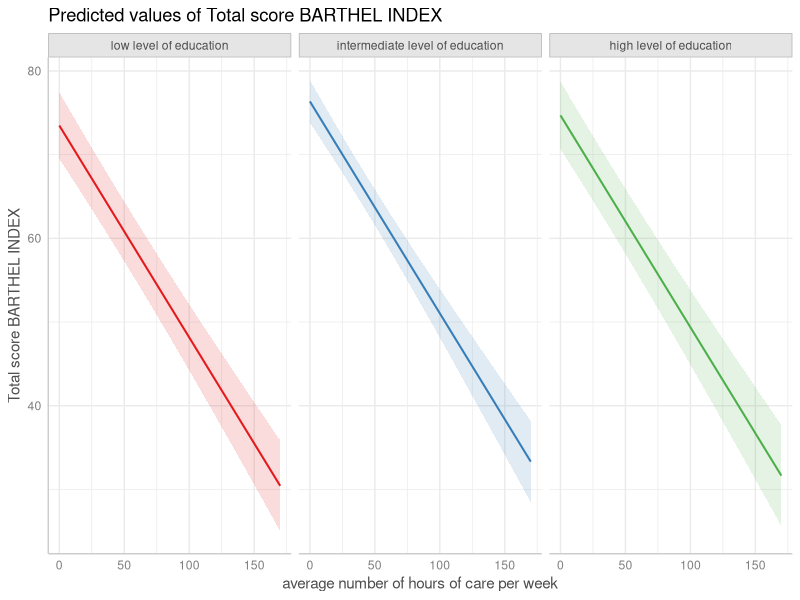
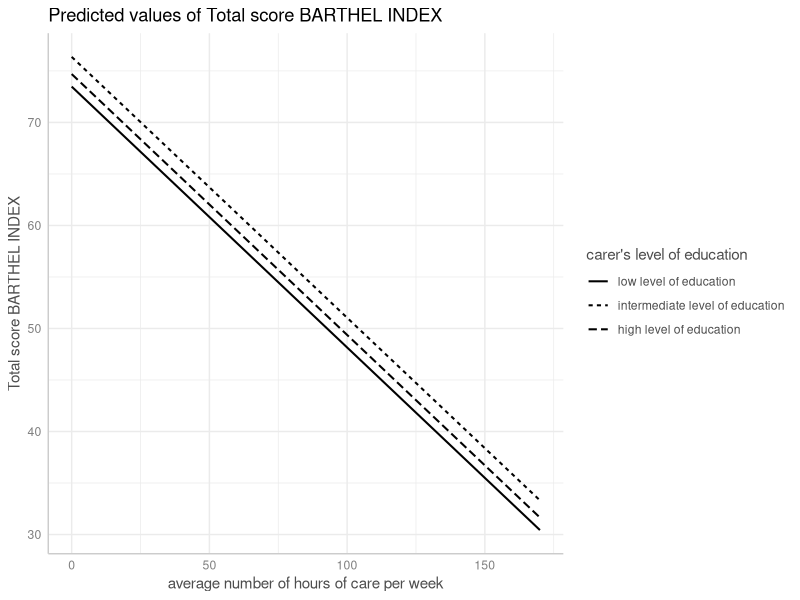
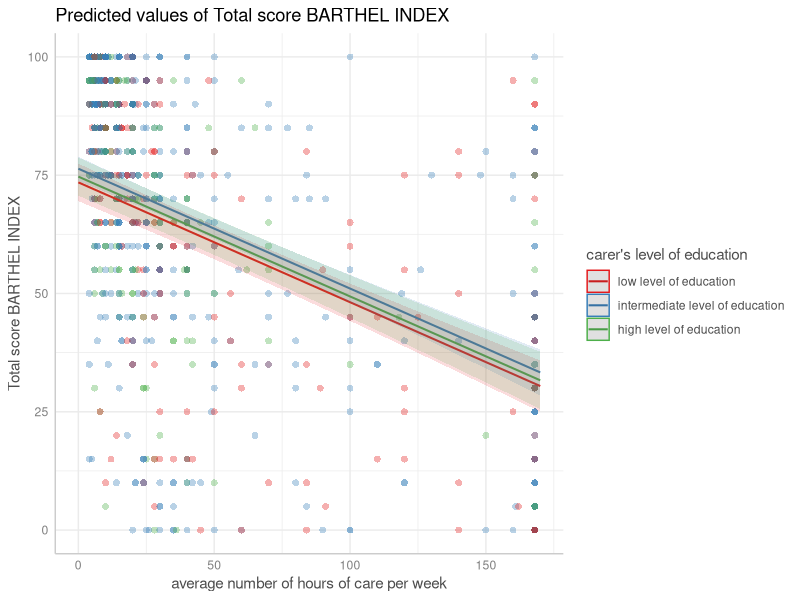
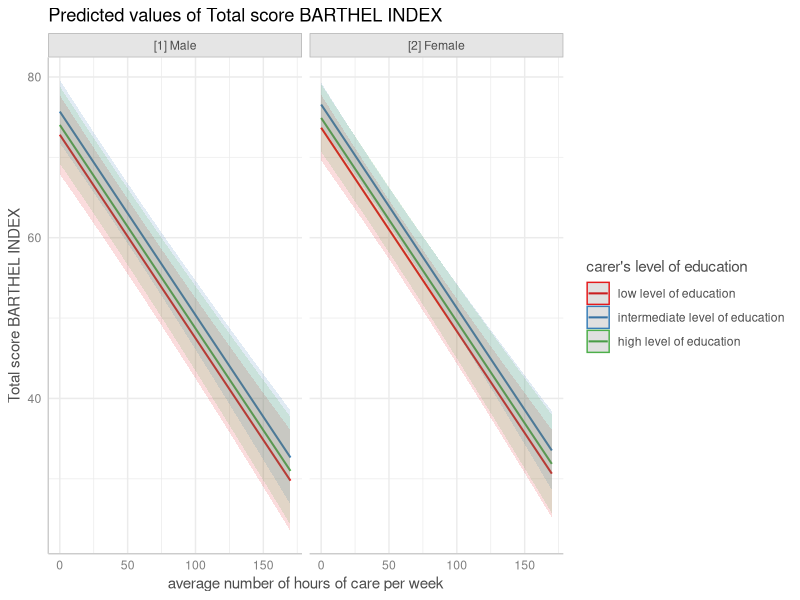
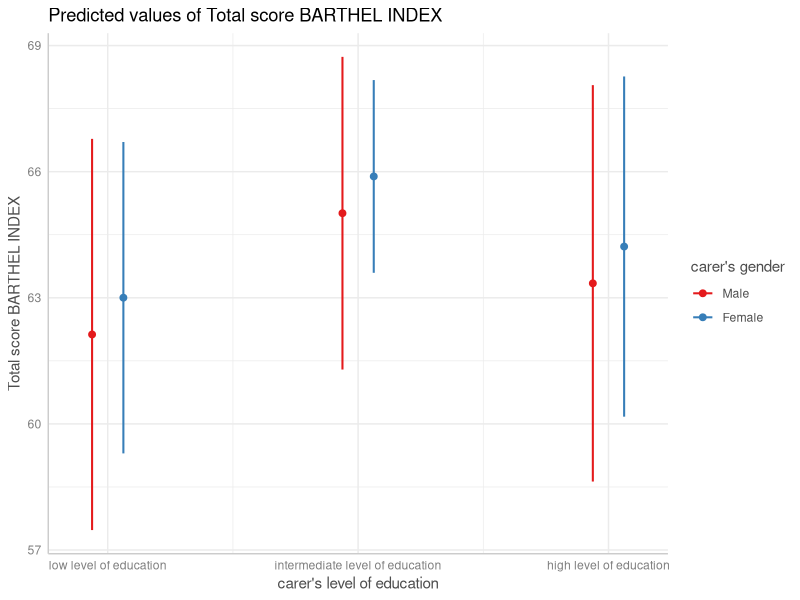
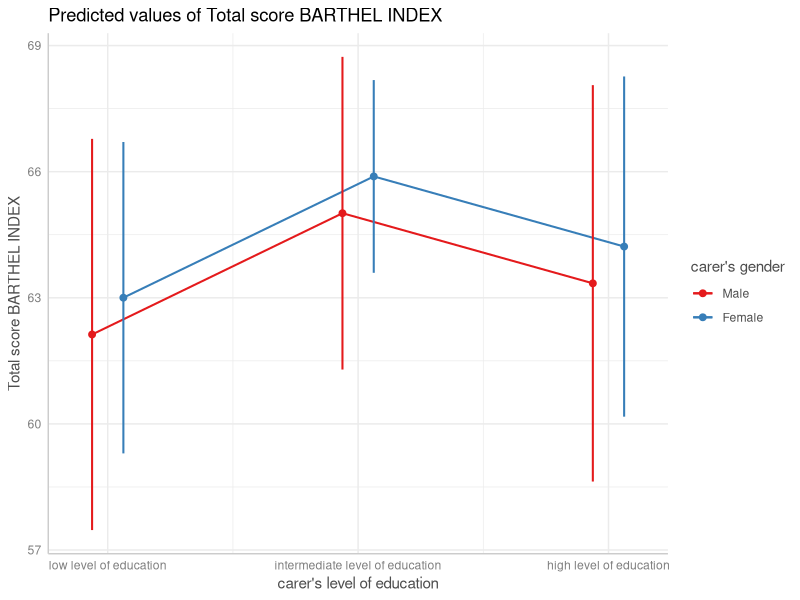
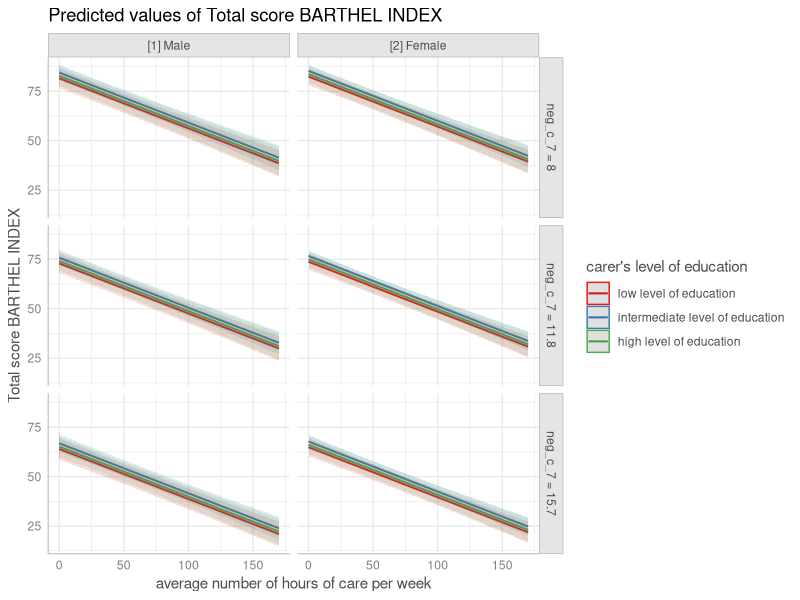
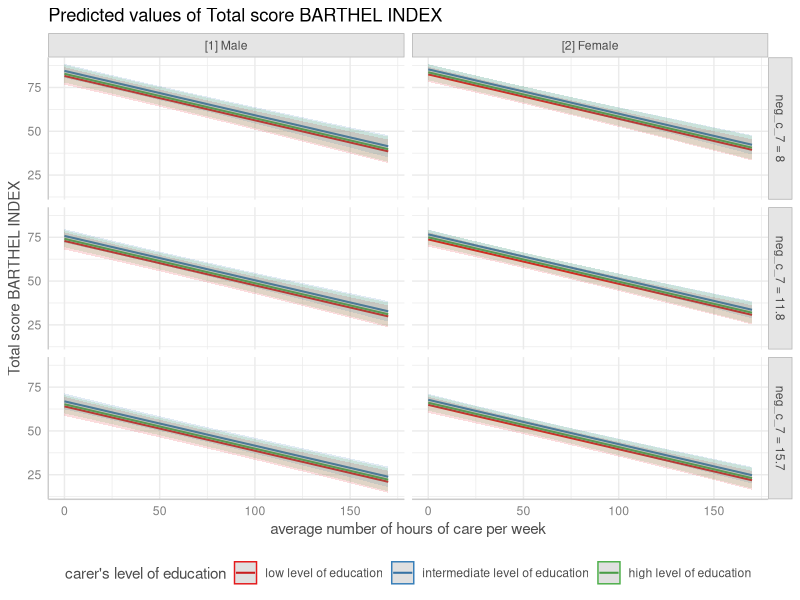

Reproduce these figures in R, in order. (Note: this script raises an error after producing the figures.)
## ---- chunk 1
knitr::opts_chunk$set(collapse = TRUE, comment = "#>", dev = "png", fig.width = 7, fig.height = 4, message = FALSE, warning = FALSE)
options(width = 800)
if (!requireNamespace("ggplot2", quietly = TRUE) ||
    !requireNamespace("lme4", quietly = TRUE) ||
    !requireNamespace("survival", quietly = TRUE) ||
    !requireNamespace("datawizard", quietly = TRUE)) {
  knitr::opts_chunk$set(eval = FALSE)
}
## ---- chunk 2
library(ggplot2)
library(ggeffects)
data(efc, package = "ggeffects")
efc$c172code <- datawizard::to_factor(efc$c172code)
fit <- lm(barthtot ~ c12hour + neg_c_7 + c161sex + c172code, data = efc)
## ---- chunk 3
dat <- predict_response(fit, terms = c("c12hour", "c172code"))
plot(dat, facets = TRUE)
## ---- chunk 4
# don't use facets, b/w figure, w/o confidence bands
plot(dat, colors = "bw", show_ci = FALSE)
## ---- chunk 5
dat <- predict_response(fit, terms = c("c12hour", "c172code"))
plot(dat, show_data = TRUE)
## ---- chunk 6
# for three variables, automatic facetting
dat <- predict_response(fit, terms = c("c12hour", "c172code", "c161sex"))
plot(dat)
## ---- chunk 7
# categorical variables have errorbars
dat <- predict_response(fit, terms = c("c172code", "c161sex"))
plot(dat)
## ---- chunk 8
# point-geoms for discrete x-axis can be connected with lines
plot(dat, connect_lines = TRUE)
## ---- chunk 9
# for four variables, automatic facetting and integrated panel
dat <- predict_response(fit, terms = c("c12hour", "c172code", "c161sex", "neg_c_7"))
# use 'one_plot = FALSE' for returning multiple single plots
plot(dat, one_plot = TRUE)
## ---- chunk 10
plot(dat, one_plot = TRUE, n_rows = 2) + theme(legend.position = "bottom")
## ---- chunk 11
# dashed lines for CI
dat <- predict_response(fit, terms = "c12hour")
plot(dat, ci_style = "dash")
## ---- chunk 12
# facet by group
dat <- predict_response(fit, terms = c("c12hour", "c172code"))
plot(dat, facets = TRUE, ci_style = "errorbar", dot_size = 1.5)
## ---- chunk 13
dat <- predict_response(fit, terms = "c172code")
plot(dat, ci_style = "dot")
## ---- chunk 14
library("lme4")
m <- glm(
  cbind(incidence, size - incidence) ~ period,
  family = binomial,
  data = lme4::cbpp
)

dat <- predict_response(m, "period")

# normal plot, asymmetrical error bars
plot(dat)
## ---- chunk 15
# plot with log-transformed y-axis
plot(dat, log_y = TRUE)
## ---- chunk 16
# plot with log-transformed y-axis, modify breaks
plot(
  dat, log_y = TRUE,
  breaks = c(0.05, 0.1, 0.15, 0.2, 0.25, 0.3),
  limits = c(0.01, 0.3)
)
## ---- chunk 17
library(survival)
data("lung2")
m <- coxph(Surv(time, status) ~ sex + age + ph.ecog, data = lung2)

# predicted risk-scores
pr <- predict_response(m, c("sex", "ph.ecog"))
plot(pr)
## ---- chunk 18
# probability of survival
pr <- predict_response(m, c("sex", "ph.ecog"), type = "survival")
plot(pr)
## ---- chunk 19
# cumulative hazards
pr <- predict_response(m, c("sex", "ph.ecog"), type = "cumulative_hazard")
plot(pr)
## ---- chunk 20
show_pals()
## ---- chunk 21
dat <- predict_response(fit, terms = c("c12hour", "c172code"))
plot(dat, facets = TRUE, colors = "circus")
## ---- chunk 22
dat <- predict_response(fit, terms = c("c172code", "c12hour [quart]"))
plot(dat, colors = "hero", dodge = 0.4) # increase space between error bars
